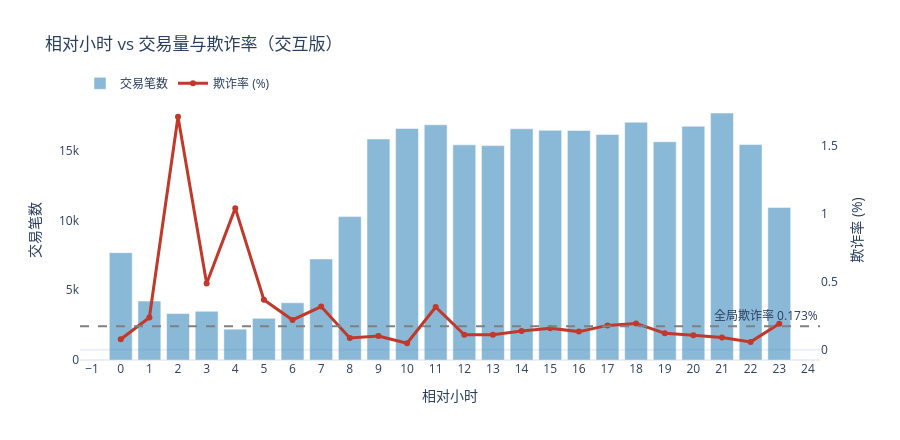

The code cell stored with this chart in its notebook:
### Markdown cell above
### 4.7 Plotly 交互视图

上面的静态图适合写报告，交互图适合自查数据。这里用 Plotly 做一张可缩放的时段-欺诈率图，
并导出 HTML，供后续 Streamlit 平台复用。

### Code cell
fig_pl = go.Figure()
fig_pl.add_trace(go.Bar(
    x=hourly["hour_of_day"], y=hourly["tx_count"], name="交易笔数",
    marker_color=NORMAL_C, opacity=0.55, yaxis="y1",
))
fig_pl.add_trace(go.Scatter(
    x=hourly["hour_of_day"], y=hourly["fraud_rate_pct"], name="欺诈率 (%)",
    mode="lines+markers", line=dict(color=FRAUD_C, width=3), yaxis="y2",
))
fig_pl.add_hline(y=global_rate, line_dash="dash", line_color="gray",
                 annotation_text=f"全局欺诈率 {global_rate:.3f}%", annotation_position="top right",
                 yref="y2")
fig_pl.update_layout(
    title="相对小时 vs 交易量与欺诈率（交互版）",
    xaxis=dict(title="相对小时", tickmode="linear", dtick=1),
    yaxis=dict(title="交易笔数", showgrid=False),
    yaxis2=dict(title="欺诈率 (%)", overlaying="y", side="right", showgrid=False),
    legend=dict(orientation="h", y=1.12),
    hovermode="x unified", template="plotly_white", height=440,
)
html_out = FIG_DIR / "fig08_hourly_interactive.html"
fig_pl.write_html(html_out, include_plotlyjs="cdn")
print("交互图已导出:", html_out.relative_to(ROOT).as_posix())
fig_pl.show()

### Figure 1 — Plotly figure (JSON) as saved in the notebook; plotly's stock layout.template omitted (floating-point values rounded to 4 significant figures)
{"data": [{"marker": {"color": "#2c7fb8"}, "name": "交易笔数", "opacity": 0.55, "type": "bar", "x": [0, 1, 2, 3, 4, 5, 6, 7, 8, 9, 10, 11, 12, 13, 14, 15, 16, 17, 18, 19, 20, 21, 22, 23], "y": [7695, 4220, 3328, 3492, 2209, 2990, 4101, 7243, 10276, 15838, 16598, 16856, 15420, 15365, 16570, 16461, 16453, 16166, 17039, 15649, 16756, 17703, 15441, 10938], "yaxis": "y"}, {"line": {"color": "#c0392b", "width": 3}, "mode": "lines+markers", "name": "欺诈率 (%)", "type": "scatter", "x": [0, 1, 2, 3, 4, 5, 6, 7, 8, 9, 10, 11, 12, 13, 14, 15, 16, 17, 18, 19, 20, 21, 22, 23], "y": [0.07797, 0.237, 1.713, 0.4868, 1.041, 0.3679, 0.2195, 0.3175, 0.08758, 0.101, 0.0482, 0.3144, 0.1102, 0.1106, 0.1388, 0.1579, 0.1337, 0.1794, 0.1937, 0.1214, 0.1074, 0.09038, 0.05829, 0.192], "yaxis": "y2"}], "layout": {"annotations": [{"showarrow": false, "text": "全局欺诈率 0.173%", "x": 1, "xanchor": "right", "xref": "x domain", "y": 0.1727, "yanchor": "bottom", "yref": "y2"}], "height": 440, "hovermode": "x unified", "legend": {"orientation": "h", "y": 1.12}, "shapes": [{"line": {"color": "gray", "dash": "dash"}, "type": "line", "x0": 0, "x1": 1, "xref": "x domain", "y0": 0.1727, "y1": 0.1727, "yref": "y2"}], "title": {"text": "相对小时 vs 交易量与欺诈率（交互版）"}, "xaxis": {"dtick": 1, "tickmode": "linear", "title": {"text": "相对小时"}}, "yaxis": {"showgrid": false, "title": {"text": "交易笔数"}}, "yaxis2": {"overlaying": "y", "showgrid": false, "side": "right", "title": {"text": "欺诈率 (%)"}}}}
